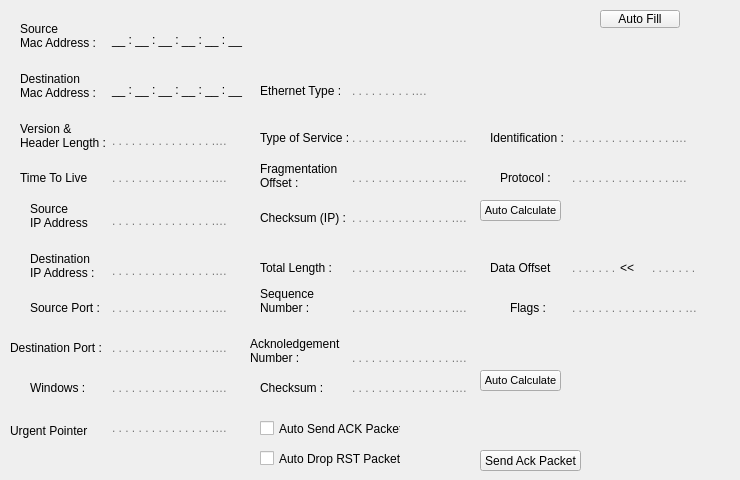
    <widget class="QWidget" name="tab_2">
     <attribute name="title">
      <string>ACK Packet</string>
     </attribute>
     <widget class="QLineEdit" name="dataShiftEditAck">
      <property name="geometry">
       <rect>
        <x>650</x>
        <y>260</y>
        <width>81</width>
        <height>16</height>
       </rect>
      </property>
      <property name="styleSheet">
       <string notr="true">background: transparent;
border: none;
color: black;
</string>
      </property>
      <property name="placeholderText">
       <string>. . . . . . .</string>
      </property>
     </widget>
     <widget class="QLabel" name="label_71">
      <property name="geometry">
       <rect>
        <x>30</x>
        <y>250</y>
        <width>81</width>
        <height>31</height>
       </rect>
      </property>
      <property name="text">
       <string>Destination
IP Address : </string>
      </property>
     </widget>
     <widget class="QLabel" name="label_72">
      <property name="geometry">
       <rect>
        <x>20</x>
        <y>70</y>
        <width>81</width>
        <height>31</height>
       </rect>
      </property>
      <property name="text">
       <string>Destination
Mac Address : </string>
      </property>
     </widget>
     <widget class="QPushButton" name="tcpChecksumButtonAck">
      <property name="geometry">
       <rect>
        <x>480</x>
        <y>370</y>
        <width>81</width>
        <height>21</height>
       </rect>
      </property>
      <property name="font">
       <font>
        <pointsize>8</pointsize>
       </font>
      </property>
      <property name="cursor">
       <cursorShape>PointingHandCursor</cursorShape>
      </property>
      <property name="text">
       <string>Auto Calculate</string>
      </property>
     </widget>
     <widget class="QLineEdit" name="ipVersionHeaderEditAck">
      <property name="geometry">
       <rect>
        <x>110</x>
        <y>130</y>
        <width>121</width>
        <height>21</height>
       </rect>
      </property>
      <property name="styleSheet">
       <string notr="true">background: transparent;
border: none;
color: black;
</string>
      </property>
      <property name="placeholderText">
       <string>. . . . . . . . . . . . . . . . . . . .</string>
      </property>
     </widget>
     <widget class="QLabel" name="label_73">
      <property name="geometry">
       <rect>
        <x>10</x>
        <y>410</y>
        <width>81</width>
        <height>41</height>
       </rect>
      </property>
      <property name="text">
       <string>Urgent Pointer :</string>
      </property>
     </widget>
     <widget class="QLabel" name="label_74">
      <property name="geometry">
       <rect>
        <x>510</x>
        <y>300</y>
        <width>51</width>
        <height>16</height>
       </rect>
      </property>
      <property name="text">
       <string>Flags :</string>
      </property>
     </widget>
     <widget class="QLineEdit" name="checksumEditAck">
      <property name="geometry">
       <rect>
        <x>350</x>
        <y>380</y>
        <width>121</width>
        <height>16</height>
       </rect>
      </property>
      <property name="styleSheet">
       <string notr="true">background: transparent;
border: none;
color: black;
</string>
      </property>
      <property name="placeholderText">
       <string>. . . . . . . . . . . . . . . . . . . .</string>
      </property>
     </widget>
     <widget class="QLineEdit" name="dstIpEditAck">
      <property name="geometry">
       <rect>
        <x>110</x>
        <y>260</y>
        <width>121</width>
        <height>21</height>
       </rect>
      </property>
      <property name="styleSheet">
       <string notr="true">background: transparent;
border: none;
color: black;
</string>
      </property>
      <property name="placeholderText">
       <string>. . . . . . . . . . . . . . . . . . . .</string>
      </property>
     </widget>
     <widget class="QLineEdit" name="flagsEditAck">
      <property name="geometry">
       <rect>
        <x>570</x>
        <y>300</y>
        <width>131</width>
        <height>16</height>
       </rect>
      </property>
      <property name="styleSheet">
       <string notr="true">background: transparent;
border: none;
color: black;
</string>
      </property>
      <property name="placeholderText">
       <string>. . . . . . . . . . . . . . . . . . . .</string>
      </property>
     </widget>
     <widget class="QLabel" name="label_75">
      <property name="geometry">
       <rect>
        <x>20</x>
        <y>170</y>
        <width>71</width>
        <height>16</height>
       </rect>
      </property>
      <property name="text">
       <string>Time To Live : </string>
      </property>
     </widget>
     <widget class="QLineEdit" name="ethTypeEditAck">
      <property name="geometry">
       <rect>
        <x>350</x>
        <y>80</y>
        <width>81</width>
        <height>21</height>
       </rect>
      </property>
      <property name="styleSheet">
       <string notr="true">background: transparent;
border: none;
color: black;
</string>
      </property>
      <property name="placeholderText">
       <string>. . . . . . . . . . . . </string>
      </property>
     </widget>
     <widget class="QLineEdit" name="ipTypeOfServiceEditAck">
      <property name="geometry">
       <rect>
        <x>350</x>
        <y>130</y>
        <width>121</width>
        <height>16</height>
       </rect>
      </property>
      <property name="styleSheet">
       <string notr="true">background: transparent;
border: none;
color: black;
</string>
      </property>
      <property name="placeholderText">
       <string>. . . . . . . . . . . . . . . . . . . .</string>
      </property>
     </widget>
     <widget class="QLabel" name="label_76">
      <property name="geometry">
       <rect>
        <x>260</x>
        <y>80</y>
        <width>81</width>
        <height>21</height>
       </rect>
      </property>
      <property name="text">
       <string>Ethernet Type : </string>
      </property>
     </widget>
     <widget class="QLineEdit" name="ipTimetoLiveEditAck">
      <property name="geometry">
       <rect>
        <x>110</x>
        <y>170</y>
        <width>121</width>
        <height>16</height>
       </rect>
      </property>
      <property name="styleSheet">
       <string notr="true">background: transparent;
border: none;
color: black;
</string>
      </property>
      <property name="placeholderText">
       <string>. . . . . . . . . . . . . . . . . . . .</string>
      </property>
     </widget>
     <widget class="QLineEdit" name="seqEditAck">
      <property name="geometry">
       <rect>
        <x>350</x>
        <y>300</y>
        <width>121</width>
        <height>16</height>
       </rect>
      </property>
      <property name="styleSheet">
       <string notr="true">background: transparent;
border: none;
color: black;
</string>
      </property>
      <property name="placeholderText">
       <string>. . . . . . . . . . . . . . . . . . . .</string>
      </property>
     </widget>
     <widget class="QLineEdit" name="urgPtrEditAck">
      <property name="geometry">
       <rect>
        <x>110</x>
        <y>420</y>
        <width>121</width>
        <height>16</height>
       </rect>
      </property>
      <property name="styleSheet">
       <string notr="true">background: transparent;
border: none;
color: black;
</string>
      </property>
      <property name="placeholderText">
       <string>. . . . . . . . . . . . . . . . . . . .</string>
      </property>
     </widget>
     <widget class="QLabel" name="label_77">
      <property name="geometry">
       <rect>
        <x>490</x>
        <y>130</y>
        <width>81</width>
        <height>16</height>
       </rect>
      </property>
      <property name="text">
       <string>Identification : </string>
      </property>
     </widget>
     <widget class="QLineEdit" name="ackEditAck">
      <property name="geometry">
       <rect>
        <x>350</x>
        <y>350</y>
        <width>121</width>
        <height>16</height>
       </rect>
      </property>
      <property name="styleSheet">
       <string notr="true">background: transparent;
border: none;
color: black;
</string>
      </property>
      <property name="placeholderText">
       <string>. . . . . . . . . . . . . . . . . . . .</string>
      </property>
     </widget>
     <widget class="QLabel" name="label_78">
      <property name="geometry">
       <rect>
        <x>490</x>
        <y>260</y>
        <width>61</width>
        <height>16</height>
       </rect>
      </property>
      <property name="text">
       <string>Data Offset : </string>
      </property>
     </widget>
     <widget class="QLabel" name="label_79">
      <property name="geometry">
       <rect>
        <x>260</x>
        <y>260</y>
        <width>91</width>
        <height>16</height>
       </rect>
      </property>
      <property name="text">
       <string>Total Length : </string>
      </property>
     </widget>
     <widget class="QLineEdit" name="scrMacEditAck">
      <property name="geometry">
       <rect>
        <x>110</x>
        <y>30</y>
        <width>141</width>
        <height>20</height>
       </rect>
      </property>
      <property name="styleSheet">
       <string notr="true">background: transparent;
color: rgb(0, 0, 0);
border: none;


</string>
      </property>
      <property name="inputMask">
       <string>&gt;HH : HH : HH : HH : HH : HH;_</string>
      </property>
      <property name="text">
       <string> :  :  :  :  : </string>
      </property>
      <property name="placeholderText">
       <string>_ : _ : _ : _ : _ : _</string>
      </property>
     </widget>
     <widget class="QCheckBox" name="autoSendAck_2">
      <property name="geometry">
       <rect>
        <x>260</x>
        <y>420</y>
        <width>141</width>
        <height>17</height>
       </rect>
      </property>
      <property name="text">
       <string>Auto Send ACK Packet</string>
      </property>
     </widget>
     <widget class="QLineEdit" name="srcIpEditAck">
      <property name="geometry">
       <rect>
        <x>110</x>
        <y>210</y>
        <width>121</width>
        <height>21</height>
       </rect>
      </property>
      <property name="styleSheet">
       <string notr="true">background: transparent;
border: none;
color: black;
</string>
      </property>
      <property name="placeholderText">
       <string>. . . . . . . . . . . . . . . . . . . .</string>
      </property>
     </widget>
     <widget class="QLabel" name="label_80">
      <property name="geometry">
       <rect>
        <x>30</x>
        <y>380</y>
        <width>81</width>
        <height>16</height>
       </rect>
      </property>
      <property name="text">
       <string>Windows : </string>
      </property>
     </widget>
     <widget class="QLabel" name="label_54">
      <property name="geometry">
       <rect>
        <x>260</x>
        <y>130</y>
        <width>91</width>
        <height>16</height>
       </rect>
      </property>
      <property name="text">
       <string>Type of Service :</string>
      </property>
     </widget>
     <widget class="QLineEdit" name="dstMacEditAck">
      <property name="geometry">
       <rect>
        <x>110</x>
        <y>80</y>
        <width>141</width>
        <height>20</height>
       </rect>
      </property>
      <property name="styleSheet">
       <string notr="true">background: transparent;
border: none;
color: #757575;
color: rgb(0, 0, 0);

</string>
      </property>
      <property name="inputMask">
       <string>&gt;HH : HH : HH : HH : HH : HH;_</string>
      </property>
     </widget>
     <widget class="QLineEdit" name="ipProtocolEditAck">
      <property name="geometry">
       <rect>
        <x>570</x>
        <y>170</y>
        <width>121</width>
        <height>16</height>
       </rect>
      </property>
      <property name="styleSheet">
       <string notr="true">background: transparent;
border: none;
color: black;
</string>
      </property>
      <property name="placeholderText">
       <string>. . . . . . . . . . . . . . . . . . . .</string>
      </property>
     </widget>
     <widget class="QLineEdit" name="windowsEditAck">
      <property name="geometry">
       <rect>
        <x>110</x>
        <y>380</y>
        <width>121</width>
        <height>16</height>
       </rect>
      </property>
      <property name="styleSheet">
       <string notr="true">background: transparent;
border: none;
color: black;
</string>
      </property>
      <property name="placeholderText">
       <string>. . . . . . . . . . . . . . . . . . . .</string>
      </property>
     </widget>
     <widget class="QLineEdit" name="ipTotalLengthEditAck">
      <property name="geometry">
       <rect>
        <x>350</x>
        <y>260</y>
        <width>121</width>
        <height>16</height>
       </rect>
      </property>
      <property name="styleSheet">
       <string notr="true">background: transparent;
border: none;
color: black;
</string>
      </property>
      <property name="placeholderText">
       <string>. . . . . . . . . . . . . . . . . . . .</string>
      </property>
     </widget>
     <widget class="QLabel" name="label_81">
      <property name="geometry">
       <rect>
        <x>260</x>
        <y>210</y>
        <width>91</width>
        <height>16</height>
       </rect>
      </property>
      <property name="text">
       <string>Checksum (IP) :</string>
      </property>
     </widget>
     <widget class="QLineEdit" name="dstPortEditAck">
      <property name="geometry">
       <rect>
        <x>110</x>
        <y>340</y>
        <width>121</width>
        <height>16</height>
       </rect>
      </property>
      <property name="styleSheet">
       <string notr="true">background: transparent;
border: none;
color: black;
</string>
      </property>
      <property name="placeholderText">
       <string>. . . . . . . . . . . . . . . . . . . .</string>
      </property>
     </widget>
     <widget class="QLabel" name="label_82">
      <property name="geometry">
       <rect>
        <x>260</x>
        <y>280</y>
        <width>131</width>
        <height>41</height>
       </rect>
      </property>
      <property name="text">
       <string>Sequence
Number : </string>
      </property>
     </widget>
     <widget class="QLineEdit" name="ipChecksumEditAck">
      <property name="geometry">
       <rect>
        <x>350</x>
        <y>210</y>
        <width>121</width>
        <height>16</height>
       </rect>
      </property>
      <property name="styleSheet">
       <string notr="true">background: transparent;
border: none;
color: black;
</string>
      </property>
      <property name="placeholderText">
       <string>. . . . . . . . . . . . . . . . . . . .</string>
      </property>
     </widget>
     <widget class="QLabel" name="label_83">
      <property name="geometry">
       <rect>
        <x>260</x>
        <y>160</y>
        <width>91</width>
        <height>31</height>
       </rect>
      </property>
      <property name="text">
       <string>Fragmentation
Offset : </string>
      </property>
     </widget>
     <widget class="QLabel" name="label_84">
      <property name="geometry">
       <rect>
        <x>20</x>
        <y>20</y>
        <width>91</width>
        <height>31</height>
       </rect>
      </property>
      <property name="text">
       <string>Source
Mac Address : </string>
      </property>
     </widget>
     <widget class="QLabel" name="label_85">
      <property name="geometry">
       <rect>
        <x>30</x>
        <y>300</y>
        <width>101</width>
        <height>16</height>
       </rect>
      </property>
      <property name="text">
       <string>Source Port :</string>
      </property>
     </widget>
     <widget class="QLabel" name="label_86">
      <property name="geometry">
       <rect>
        <x>30</x>
        <y>200</y>
        <width>61</width>
        <height>31</height>
       </rect>
      </property>
      <property name="text">
       <string>Source
IP Address : </string>
      </property>
     </widget>
     <widget class="QLabel" name="label_87">
      <property name="geometry">
       <rect>
        <x>260</x>
        <y>380</y>
        <width>91</width>
        <height>16</height>
       </rect>
      </property>
      <property name="text">
       <string>Checksum : </string>
      </property>
     </widget>
     <widget class="QPushButton" name="pushButtonAck">
      <property name="geometry">
       <rect>
        <x>480</x>
        <y>200</y>
        <width>81</width>
        <height>21</height>
       </rect>
      </property>
      <property name="font">
       <font>
        <pointsize>8</pointsize>
       </font>
      </property>
      <property name="cursor">
       <cursorShape>PointingHandCursor</cursorShape>
      </property>
      <property name="text">
       <string>Auto Calculate</string>
      </property>
     </widget>
     <widget class="QLineEdit" name="srcPortEditAck">
      <property name="geometry">
       <rect>
        <x>110</x>
        <y>300</y>
        <width>121</width>
        <height>16</height>
       </rect>
      </property>
      <property name="styleSheet">
       <string notr="true">background: transparent;
border: none;
color: black;
</string>
      </property>
      <property name="placeholderText">
       <string>. . . . . . . . . . . . . . . . . . . .</string>
      </property>
     </widget>
     <widget class="QCheckBox" name="blockRSTCheckBox_2">
      <property name="geometry">
       <rect>
        <x>260</x>
        <y>450</y>
        <width>141</width>
        <height>17</height>
       </rect>
      </property>
      <property name="text">
       <string>Auto Drop RST Packets</string>
      </property>
     </widget>
     <widget class="QLineEdit" name="dataOffsetEditAck">
      <property name="geometry">
       <rect>
        <x>570</x>
        <y>260</y>
        <width>61</width>
        <height>16</height>
       </rect>
      </property>
      <property name="styleSheet">
       <string notr="true">background: transparent;
border: none;
color: black;
</string>
      </property>
      <property name="placeholderText">
       <string>. . . . . . .</string>
      </property>
     </widget>
     <widget class="QLineEdit" name="ipFragOffEditAck">
      <property name="geometry">
       <rect>
        <x>350</x>
        <y>170</y>
        <width>121</width>
        <height>16</height>
       </rect>
      </property>
      <property name="styleSheet">
       <string notr="true">background: transparent;
border: none;
color: black;
</string>
      </property>
      <property name="placeholderText">
       <string>. . . . . . . . . . . . . . . . . . . .</string>
      </property>
     </widget>
     <widget class="QLabel" name="label_88">
      <property name="geometry">
       <rect>
        <x>250</x>
        <y>330</y>
        <width>111</width>
        <height>41</height>
       </rect>
      </property>
      <property name="text">
       <string>Acknoledgement 
Number : </string>
      </property>
     </widget>
     <widget class="QLabel" name="label_89">
      <property name="geometry">
       <rect>
        <x>20</x>
        <y>120</y>
        <width>91</width>
        <height>31</height>
       </rect>
      </property>
      <property name="text">
       <string>Version &amp; 
Header Length : </string>
      </property>
      <property name="textFormat">
       <enum>Qt::TextFormat::AutoText</enum>
      </property>
     </widget>
     <widget class="QLabel" name="label_90">
      <property name="geometry">
       <rect>
        <x>10</x>
        <y>340</y>
        <width>111</width>
        <height>16</height>
       </rect>
      </property>
      <property name="text">
       <string>Destination Port : </string>
      </property>
     </widget>
     <widget class="QLabel" name="label_91">
      <property name="geometry">
       <rect>
        <x>620</x>
        <y>260</y>
        <width>20</width>
        <height>16</height>
       </rect>
      </property>
      <property name="text">
       <string>&lt;&lt;</string>
      </property>
     </widget>
     <widget class="QLabel" name="label_92">
      <property name="geometry">
       <rect>
        <x>500</x>
        <y>170</y>
        <width>71</width>
        <height>16</height>
       </rect>
      </property>
      <property name="text">
       <string>Protocol : </string>
      </property>
     </widget>
     <widget class="QPushButton" name="autoFill">
      <property name="geometry">
       <rect>
        <x>600</x>
        <y>10</y>
        <width>80</width>
        <height>18</height>
       </rect>
      </property>
      <property name="text">
       <string>Auto Fill</string>
      </property>
     </widget>
     <widget class="QPushButton" name="sendAck">
      <property name="geometry">
       <rect>
        <x>480</x>
        <y>450</y>
        <width>101</width>
        <height>21</height>
       </rect>
      </property>
      <property name="text">
       <string>Send Ack Packet</string>
      </property>
     </widget>
     <widget class="QLineEdit" name="ipIdEditAck">
      <property name="geometry">
       <rect>
        <x>570</x>
        <y>130</y>
        <width>121</width>
        <height>16</height>
       </rect>
      </property>
      <property name="styleSheet">
       <string notr="true">background: transparent;
border: none;
color: black;
</string>
      </property>
      <property name="placeholderText">
       <string>. . . . . . . . . . . . . . . . . . . .</string>
      </property>
     </widget>
    </widget>
